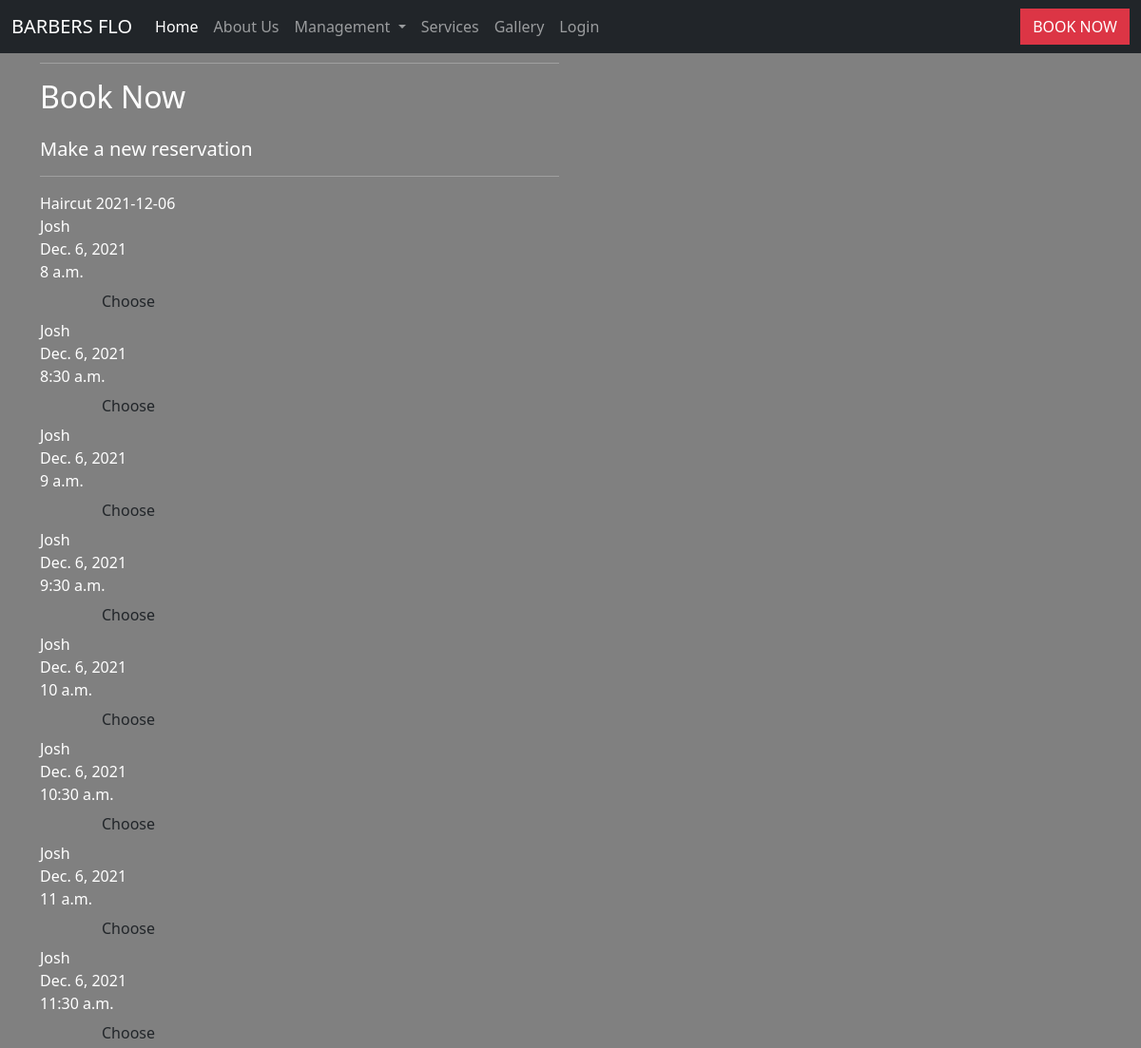
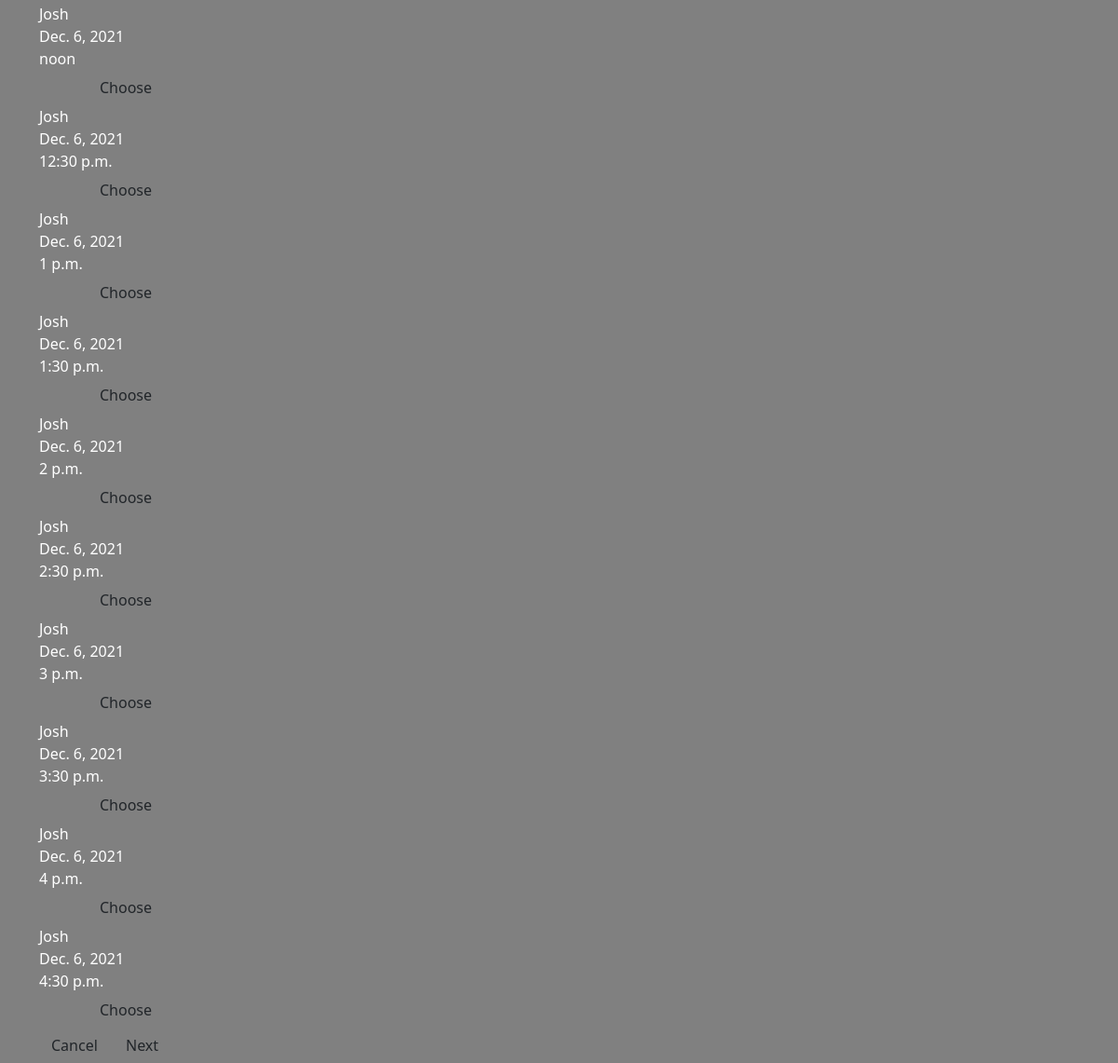
/booking/1/2021-12-06/4, run on the app's committed database (2 pictures, top to bottom).
### management/models.py (models this page shows, shortened)
class Treatment(models.Model):
    name = models.CharField(max_length=254)
    description = models.CharField(max_length=1000)
    price = models.DecimalField(max_digits=6, decimal_places=2)
    duration = models.DurationField(null=False, blank=False)
    picture = models.ImageField(null=True, blank=True)
    def __str__(self):
        return self.name

class Barber(models.Model):
    barber_name = models.CharField(max_length=254)
    start_time = models.TimeField(default='08:00:00')
    end_time = models.TimeField(default='17:00:00')
    profile_picture = models.ImageField(null=True, blank=True)

### booking/models.py (models this page shows)
class Availability(models.Model):
    class Meta:
        verbose_name_plural = 'Availabilities'
    barber = models.ForeignKey('management.Barber', null=False, blank=False,
                                 on_delete=models.PROTECT)
    date = models.DateField(null=False, blank=False)
    time = models.TimeField(null=False, blank=False)
    available = models.BooleanField(default=True)

### booking/views.py (the view)
# urls.py: path('<int:treatment_id>/<str:day>/<int:barber_id>', views.new_booking_4, name='new_booking_4'),
def new_booking_4(request, treatment_id, day, barber_id):
    treatment = get_object_or_404(Treatment, id=treatment_id)
    barber = get_object_or_404(Barber, id=barber_id)
    make_availabilities()
    availabilities = Availability.objects.filter(barber=barber, date=day, available=True)
    template = 'booking/new_booking_4.html'
    context = {
        'treatment': treatment,
        'day': day,
        'barber': barber,
        'availabilities': availabilities,
    }
    return render(request, template, context)

### booking/views.py (called while the page is built)
def daterange(start_date, end_date):
    for n in range(int((end_date - start_date).days)):
        yield start_date + timedelta(n)

def timerange(start_time, end_time):
    for n in range(int((end_time - start_time).seconds/1800)):
        delta = 30 * n
        yield start_time + timedelta(minutes=delta)

### booking/templates/booking/new_booking_4.html (shortened to what this page needs)
{% extends "base.html" %}
{% load static %}
{% block content %}
    <div class="container">
        {% include 'includes/new-booking-header.html' %}
        {{ treatment }}
        {{ day }}
        {% for availability in availabilities %}
            <div class="availability col-3">{{ availability.barber.barber_name }}</div>
            <div class="availability col-3">{{ availability.date }}</div>
            <div class="availability col-3">{{ availability.time }}</div>
            <a href="{% url 'checkout' treatment.id barber.id availability.id %}" class="btn treatment-select col-4 col-md-2">Choose</a>
        {% endfor %}
        {% include 'includes/buttons-bottom.html' %}
    </div>
{% endblock %}

### static/css/style.css (style rules this page uses)
body { color: white; background-color: gray; }

### data on the page
Treatment: name "Haircut"
Availability: barber.barber_name "Josh", date "Dec. 6, 2021", time "8 a.m."
Availability: barber.barber_name "Josh", date "Dec. 6, 2021", time "8:30 a.m."
Availability: barber.barber_name "Josh", date "Dec. 6, 2021", time "9 a.m."
Availability: barber.barber_name "Josh", date "Dec. 6, 2021", time "9:30 a.m."
Availability: barber.barber_name "Josh", date "Dec. 6, 2021", time "10 a.m."
Availability: barber.barber_name "Josh", date "Dec. 6, 2021", time "10:30 a.m."
Availability: barber.barber_name "Josh", date "Dec. 6, 2021", time "11 a.m."
Availability: barber.barber_name "Josh", date "Dec. 6, 2021", time "11:30 a.m."
Availability: barber.barber_name "Josh", date "Dec. 6, 2021", time "noon"
Availability: barber.barber_name "Josh", date "Dec. 6, 2021", time "12:30 p.m."
Availability: barber.barber_name "Josh", date "Dec. 6, 2021", time "1 p.m."
Availability: barber.barber_name "Josh", date "Dec. 6, 2021", time "1:30 p.m."
Availability: barber.barber_name "Josh", date "Dec. 6, 2021", time "2 p.m."
Availability: barber.barber_name "Josh", date "Dec. 6, 2021", time "2:30 p.m."
Availability: barber.barber_name "Josh", date "Dec. 6, 2021", time "3 p.m."
Availability: barber.barber_name "Josh", date "Dec. 6, 2021", time "3:30 p.m."
Availability: barber.barber_name "Josh", date "Dec. 6, 2021", time "4 p.m."
Availability: barber.barber_name "Josh", date "Dec. 6, 2021", time "4:30 p.m."

### other printed values
{{ day }} "2021-12-06"
